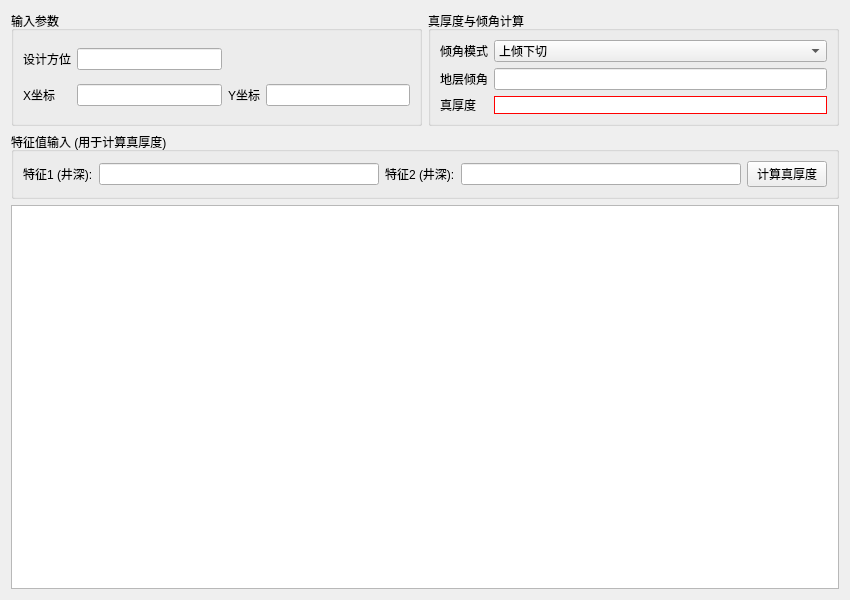
<?xml version="1.0" encoding="UTF-8"?>
<ui version="4.0">
 <class>TrueThicknessWidget</class>
 <widget class="QWidget" name="TrueThicknessWidget">
  <property name="geometry">
   <rect>
    <x>0</x>
    <y>0</y>
    <width>850</width>
    <height>600</height>
   </rect>
  </property>
  <layout class="QVBoxLayout" name="verticalLayout">
   <item>
    <layout class="QHBoxLayout" name="horizontalLayout_top">
     <item>
      <widget class="QGroupBox" name="groupBox_params">
       <property name="title">
        <string>输入参数</string>
       </property>
       <layout class="QGridLayout" name="gridLayout">
        <item row="0" column="0">
         <widget class="QLabel" name="label_azi">
          <property name="text"><string>设计方位</string></property>
         </widget>
        </item>
        <item row="0" column="1">
         <widget class="QLineEdit" name="input_design_azi"/>
        </item>
        <item row="1" column="0">
         <widget class="QLabel" name="label_x">
          <property name="text"><string>X坐标</string></property>
         </widget>
        </item>
        <item row="1" column="1">
         <widget class="QLineEdit" name="input_x"/>
        </item>
        <item row="1" column="2">
         <widget class="QLabel" name="label_y">
          <property name="text"><string>Y坐标</string></property>
         </widget>
        </item>
        <item row="1" column="3">
         <widget class="QLineEdit" name="input_y"/>
        </item>
       </layout>
      </widget>
     </item>
     <item>
      <widget class="QGroupBox" name="groupBox_calc">
       <property name="title">
        <string>真厚度与倾角计算</string>
       </property>
       <layout class="QGridLayout" name="gridLayout_2">
        <item row="0" column="0">
         <widget class="QLabel" name="label_mode">
          <property name="text"><string>倾角模式</string></property>
         </widget>
        </item>
        <item row="0" column="1">
         <widget class="QComboBox" name="combo_dip_mode">
          <item><property name="text"><string>上倾下切</string></property></item>
          <item><property name="text"><string>上倾上切</string></property></item>
          <item><property name="text"><string>下倾下切</string></property></item>
          <item><property name="text"><string>下倾上切</string></property></item>
         </widget>
        </item>
        <item row="1" column="0">
         <widget class="QLabel" name="label_dip">
          <property name="text"><string>地层倾角</string></property>
         </widget>
        </item>
        <item row="1" column="1">
         <widget class="QLineEdit" name="input_formation_dip"/>
        </item>
        <item row="2" column="0">
         <widget class="QLabel" name="label_thickness">
          <property name="text"><string>真厚度</string></property>
         </widget>
        </item>
        <item row="2" column="1">
         <widget class="QLineEdit" name="output_true_thickness">
          <property name="readOnly"><bool>true</bool></property>
          <property name="styleSheet"><string>border: 1px solid red;</string></property>
         </widget>
        </item>
       </layout>
      </widget>
     </item>
    </layout>
   </item>
   <item>
    <widget class="QGroupBox" name="groupBox_features">
     <property name="title"><string>特征值输入 (用于计算真厚度)</string></property>
     <layout class="QHBoxLayout" name="horizontalLayout_features">
      <item><widget class="QLabel" name="label_f1"><property name="text"><string>特征1 (井深):</string></property></widget></item>
      <item><widget class="QLineEdit" name="input_f1_md"/></item>
      <item><widget class="QLabel" name="label_f2"><property name="text"><string>特征2 (井深):</string></property></widget></item>
      <item><widget class="QLineEdit" name="input_f2_md"/></item>
      <item><widget class="QPushButton" name="btn_calculate"><property name="text"><string>计算真厚度</string></property></widget></item>
     </layout>
    </widget>
   </item>
   <item>
    <widget class="QTableView" name="table_trajectory"/>
   </item>
  </layout>
 </widget>
 <resources/>
 <connections/>
</ui>
